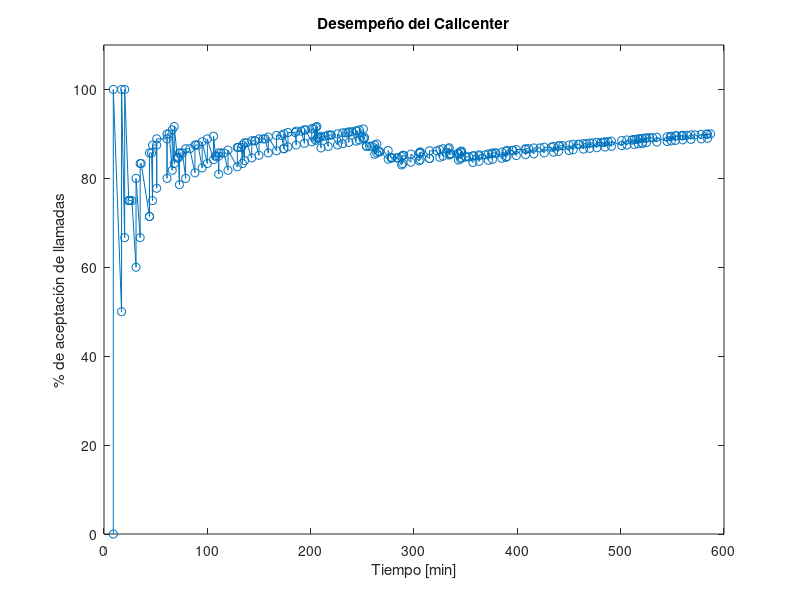

Reproduce this figure in MATLAB.
clc, clear all, close all

%Inicializacion de parámetros y variables
NMAX=100;
Na=0; %número de llamadas
Nb=0; %número de llamadas aceptadas
Nc=0; %número de llamadas finalizadas
N_llamDen=0; %número de llamdas denegadas
n = 3; %el numero de telefonos disponibles en el callcenter

%inicialización del tiempo.
t=0;

%vectores para mostrar grafica al final de la simulación
vec_t=[]; %almacena el valor del tiempo en cada iteración
vec_porcLlamAcep=[]; %almacena el porcentaje de llamadas aceptadas a medida que avanza el tiempo

%Programacion del evento inicial
evt.t=unidrnd(10);
evt.type='A';

%Programacion en la cola de eventos
evtQueue=evt;

%Asignacion telefonos Free
l = 0;
dict_Free = struct();

while l<n
    clave = sprintf('free%d', l);
    dict_Free.(clave) = 1;
    l = l + 1;
end 
dict_Free
llaves = fieldnames(dict_Free); 
%Desarrollo de la simulacion
while length(evtQueue)>0
    evtAct=evtQueue(1);
    evtQueue(1)=[];

    t=evtAct.t;

    %Procesamiento del evento
    if evtAct.type=='A'
        %Modificacion de variables
        Na=Na+1;

        %Programacion de nuevos eventos
        newEvt.t=t;
        newEvt.type='B';
        evtQueue=[evtQueue newEvt];
        if Na<NMAX
            newEvt.t=t+unidrnd(10);
            newEvt.type='A';
            evtQueue=[evtQueue newEvt];
        end
        %fprintf('Ocurre evento A: Llamada nueva \n');
    end

    if evtAct.type=='B'
        %Modificacion de variables
        
        for i = 1:numel(llaves)
            llave = llaves{i}; % Obtener la clave actual
            valor = dict_Free.(llave); % Obtener el valor correspondiente a la clave
            %fprintf('Clave: %s, Valor: %d\n', clave, valor); % Mostrar la clave y el valor
            llave, valor
            if valor==1
                dict_Free.(llave) = 0;
                Nb=Nb+1;
                newEvt.t=t+unidrnd(20);
                newEvt.type='C';
                evtQueue=[evtQueue newEvt];
                break
            end
        end
        
    end

    if evtAct.type=='C'
        for j = 1:numel(llaves)
            llave = llaves{j}; % Obtener la clave actual
            valor = dict_Free.(llave); % Obtener el valor correspondiente a la clave
            %fprintf('Clave: %s, Valor: %d\n', clave, valor); % Mostrar la clave y el valor
            
            if valor ==0
                Nc=Nc+1;
                dict_Free.(llave) = 1;
                break
            end
        end
    end

    vec_t=[vec_t t];
    porcLlamAcep=(Nb/Na)*100;
    vec_porcLlamAcep=[vec_porcLlamAcep porcLlamAcep];

    %Variables de estado actuales
    %fprintf('T=%f -> Na=%d, Nb=%d, Free=%d, Free2=%d PorcLlamAcep=%2d \n',t, Na, Nb, Free,Free2, porcLlamAcep);

    %Organizacion de la cola de eventos
    flag=1;
    while flag==1
        flag=0;
        for i=1:(length(evtQueue)-1)
            if evtQueue(i).t>evtQueue(i+1).t
                temp=evtQueue(i);
                evtQueue(i)=evtQueue(i+1);
                evtQueue(i+1)=temp;
                flag=1;
            end
        end
    end
    %Mostrado de la cola de eventos:
    %fprintf('\nCola de eventos:\n');
    for i=1:length(evtQueue)
        %fprintf('Evento %s en t=%f\n',evtQueue(i).type,evtQueue(i).t);
    end
    %fprintf('----------------\n');
    %pause(1);
end

figure
plot(vec_t,vec_porcLlamAcep, '-o')
title('Desempeño del Callcenter');
xlabel('Tiempo [min]');
ylabel('% de aceptación de llamadas');
ylim([0 110])


